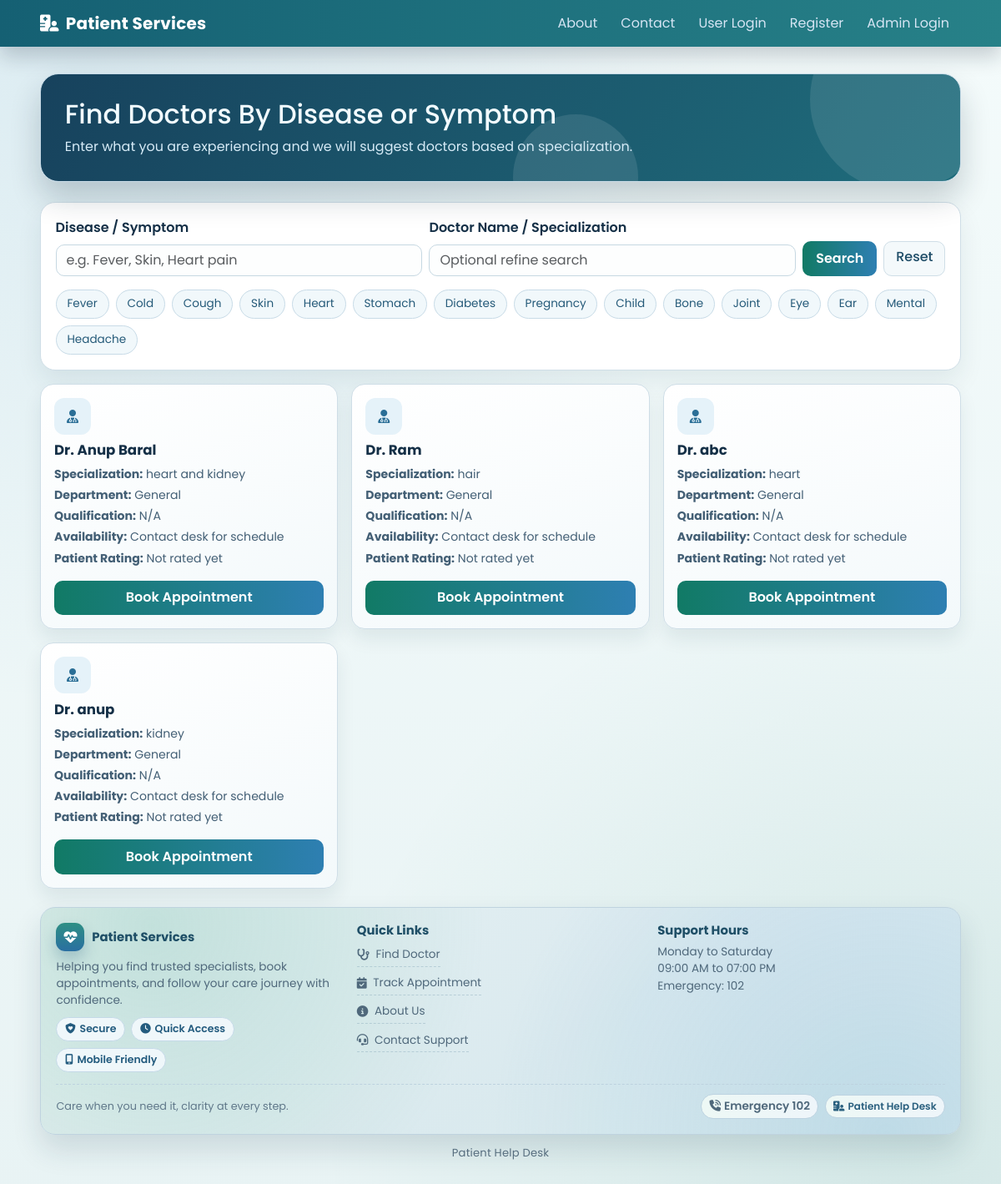
Page /find-doctor/ on the committed database.
### hospital/models.py (models this page shows, shortened)
class Doctor(models.Model):
    name = models.CharField(max_length=50)
    mobile = models.CharField(max_length=20)
    special = models.CharField(max_length=50)
    department = models.CharField(max_length=80, blank=True)
    qualification = models.CharField(max_length=120, blank=True)
    experience_years = models.PositiveIntegerField(default=0)
    availability_schedule = models.TextField(blank=True)

### hospital/views.py (the view, shortened to what this page needs)
# urls.py: path('find-doctor/', User_Find_Doctor, name='find_doctor'),
def User_Find_Doctor(request):
    disease = request.GET.get("disease", "").strip()
    query = request.GET.get("q", "").strip()
    doctors = Doctor.objects.annotate(
        avg_rating=Avg("appointment__feedback__rating"),
        review_count=Count("appointment__feedback"),
    ).order_by("name")
    matched_terms = []
    if query:
        doctors = doctors.filter(
            Q(name__icontains=query)
            | Q(special__icontains=query)
            | Q(department__icontains=query)
        )
    data = {
        "doctors": doctors,
        "disease": disease,
        "q": query,
        "disease_tags": DISEASE_TAGS,
    }
    return render(request, "user_doctor_list.html", data)

### hospital/templates/user_doctor_list.html (shortened to what this page needs)
{% extends 'user_base.html' %}
{% load static %}
{% block body %}
<section class="page-hero mb-4">
    <h2 class="mb-2">Find Doctors By Disease or Symptom</h2>
    <p class="mb-0">Enter what you are experiencing and we will suggest doctors based on specialization.</p>
</section>
<section class="panel mb-3">
    <form method="get" class="row g-2 align-items-end">
        <div class="col-md-5">
            <label class="form-label">Disease / Symptom</label>
            <input type="text" name="disease" value="{{ disease }}" class="form-control" placeholder="e.g. Fever, Skin, Heart pain">
        </div>
        <div class="col-md-5">
            <label class="form-label">Doctor Name / Specialization</label>
            <input type="text" name="q" value="{{ q }}" class="form-control" placeholder="Optional refine search">
        </div>
        <div class="col-md-2 d-flex gap-2">
            <button type="submit" class="btn btn-brand w-100">Search</button>
            <a href="{% url 'find_doctor' %}" class="btn btn-soft w-100">Reset</a>
        </div>
    </form>
    <div class="d-flex flex-wrap gap-2 mt-3">
        {% for tag in disease_tags %}
            <a href="{% url 'find_doctor' %}?disease={{ tag }}" class="disease-tag">{{ tag }}</a>
        {% endfor %}
    </div>
</section>
<div class="row g-3">
    {% for doctor in doctors %}
    <div class="col-md-6 col-xl-4">
        <article class="doctor-card h-100">
            <div class="doctor-avatar"><i class="fa-solid fa-user-doctor"></i></div>
            <h4 class="doctor-name">Dr. {{ doctor.name }}</h4>
            <p class="doctor-meta mb-1"><strong>Specialization:</strong> {{ doctor.special }}</p>
            <p class="doctor-meta mb-1"><strong>Department:</strong> {{ doctor.department|default:'General' }}</p>
            <p class="doctor-meta mb-1"><strong>Qualification:</strong> {{ doctor.qualification|default:'N/A' }}</p>
            <p class="doctor-meta mb-1"><strong>Availability:</strong> {{ doctor.availability_schedule|default:'Contact desk for schedule' }}</p>
            <p class="doctor-meta mb-3">
                <strong>Patient Rating:</strong>
                {% if doctor.avg_rating %}
                    {{ doctor.avg_rating|floatformat:1 }}/5 ({{ doctor.review_count }} reviews)
                {% else %}
                    Not rated yet
                {% endif %}
            </p>
            <a href="{% url 'book_appointment_user' doctor.id %}" class="btn btn-brand w-100">Book Appointment</a>
        </article>
    </div>
    {% endfor %}
</div>
{% endblock %}

### hospital/static/css/mystyle.css (style rules this page uses)
:root { --bg-a: #f7faf7; --bg-b: #eaf2f0; --ink: #153047; --muted: #5b7182; --primary: #117a65; --primary-strong: #0d6251; --accent: #2e7fb2; --accent-soft: #eaf4fb; --card: #ffffff; --card-soft: #f9fcfb; --ring: rgba(46, 127, 178, 0.22); --border: #cfdee7; --danger: #b94a48; }
body { font-family: "Poppins", "Segoe UI", sans-serif; color: var(--ink); background: radial-gradient(circle at 10% 5%, rgba(46, 127, 178, 0.1), transparent 45%), radial-gradient(circle at 90% 95%, rgba(17, 122, 101, 0.09), transparent 40%), linear-gradient(180deg, var(--bg-a), var(--bg-b)); min-height: 100vh; margin: 0; }
body.user-app { background: radial-gradient(circle at 8% 3%, rgba(46, 127, 178, 0.12), transparent 45%), radial-gradient(circle at 90% 94%, rgba(17, 122, 101, 0.1), transparent 40%), linear-gradient(180deg, #f4fbfb, #e8f3f4); }
.panel { background: var(--card); border: 1px solid var(--border); border-radius: 18px; box-shadow: 0 14px 30px rgba(15, 45, 70, 0.08); padding: 1.1rem; }
.page-hero { position: relative; overflow: hidden; border-radius: 22px; border: 1px solid #c8dbe7; background: linear-gradient(120deg, #17425d, #1f6d7c); color: #f2fbff; padding: 1.8rem; box-shadow: 0 20px 36px rgba(12, 34, 52, 0.2); }
.page-hero::before, .page-hero::after { content: ""; position: absolute; border-radius: 999px; background: rgba(255, 255, 255, 0.1); }
.page-hero::before { width: 220px; height: 220px; top: -80px; right: -40px; }
.page-hero::after { width: 150px; height: 150px; bottom: -70px; right: 35%; }
.page-hero h1, .page-hero h2, .page-hero h3 { position: relative; z-index: 1; }
.page-hero p { position: relative; z-index: 1; color: #d6ebf7; }
.form-label { font-weight: 600; color: var(--ink); }
.form-control, .form-select { border-radius: 10px; border: 1px solid #c6d8e2; background: #fdfefe; }
.btn-brand { background: linear-gradient(90deg, var(--primary), var(--accent)); border: none; color: #fff; font-weight: 600; border-radius: 10px; padding: 0.55rem 1rem; }
.btn-soft { border-radius: 10px; border: 1px solid var(--border); background: #f4f9fb; color: #1e4c67; font-weight: 500; }
.disease-tag { display: inline-flex; align-items: center; gap: 0.35rem; border: 1px solid #c8dbe7; border-radius: 999px; padding: 0.4rem 0.8rem; font-size: 0.85rem; text-decoration: none; color: #255a79; background: #f1f8fb; transition: all 0.2s ease; }
.doctor-card { border: 1px solid var(--border); border-radius: 16px; background: linear-gradient(160deg, #ffffff, #f3f9fb); box-shadow: 0 12px 22px rgba(15, 45, 70, 0.08); padding: 1rem; }
.doctor-avatar { width: 44px; height: 44px; border-radius: 12px; background: #e5f2f9; color: #2a6e96; display: inline-flex; align-items: center; justify-content: center; margin-bottom: 0.6rem; }
.doctor-name { font-size: 1.04rem; font-weight: 700; margin-bottom: 0.5rem; }
.doctor-meta { font-size: 0.88rem; color: #435f75; }

### rows in the picture
Doctor: name "Anup Baral", special "heart and kidney", department "General", qualification "N/A", availability_schedule "Contact desk for schedule", shows "Not rated yet"
Doctor: name "Ram", special "hair", department "General", qualification "N/A", availability_schedule "Contact desk for schedule", shows "Not rated yet"
Doctor: name "abc", special "heart", department "General", qualification "N/A", availability_schedule "Contact desk for schedule", shows "Not rated yet"
Doctor: name "anup", special "kidney", department "General", qualification "N/A", availability_schedule "Contact desk for schedule", shows "Not rated yet"

### other values in the picture
{{ tag }} "Fever" "Cold" "Cough" "Skin" "Heart" "Stomach" "Diabetes" "Pregnancy" "Child" "Bone" "Joint" "Eye" "Ear" "Mental" "Headache"
